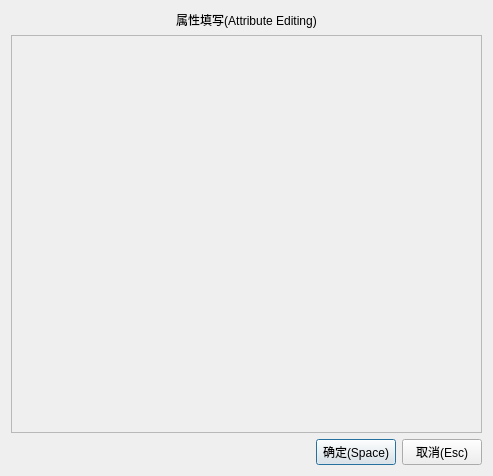
<?xml version="1.0" encoding="UTF-8"?>
<ui version="4.0">
 <class>attrEditDialog</class>
 <widget class="QDialog" name="attrEditDialog">
  <property name="geometry">
   <rect>
    <x>0</x>
    <y>0</y>
    <width>493</width>
    <height>476</height>
   </rect>
  </property>
  <property name="windowTitle">
   <string>Mapping</string>
  </property>
  <property name="windowIcon">
   <iconset resource="../../yoyirs.qrc">
    <normaloff>:/img/resources/logo.png</normaloff>:/img/resources/logo.png</iconset>
  </property>
  <layout class="QVBoxLayout" name="verticalLayout">
   <item>
    <widget class="SubtitleLabel" name="SubtitleLabel">
     <property name="text">
      <string>属性填写(Attribute Editing)</string>
     </property>
     <property name="alignment">
      <set>Qt::AlignCenter</set>
     </property>
    </widget>
   </item>
   <item>
    <widget class="QScrollArea" name="shpSingleRenderScrollArea">
     <property name="widgetResizable">
      <bool>true</bool>
     </property>
     <widget class="QWidget" name="ScrollAreaWidget">
      <property name="geometry">
       <rect>
        <x>0</x>
        <y>0</y>
        <width>473</width>
        <height>380</height>
       </rect>
      </property>
      <layout class="QVBoxLayout" name="verticalLayout_2"/>
     </widget>
    </widget>
   </item>
   <item>
    <layout class="QHBoxLayout" name="horizontalLayout">
     <item>
      <spacer name="horizontalSpacer">
       <property name="orientation">
        <enum>Qt::Horizontal</enum>
       </property>
       <property name="sizeHint" stdset="0">
        <size>
         <width>40</width>
         <height>20</height>
        </size>
       </property>
      </spacer>
     </item>
     <item>
      <widget class="PushButton" name="okPushButton">
       <property name="text">
        <string>确定(Space)</string>
       </property>
       <property name="shortcut">
        <string>Space</string>
       </property>
      </widget>
     </item>
     <item>
      <widget class="PushButton" name="cancelPushButton">
       <property name="text">
        <string>取消(Esc)</string>
       </property>
       <property name="shortcut">
        <string>Ctrl+S</string>
       </property>
      </widget>
     </item>
    </layout>
   </item>
  </layout>
 </widget>
 <customwidgets>
  <customwidget>
   <class>PushButton</class>
   <extends>QPushButton</extends>
   <header>qfluentwidgets</header>
  </customwidget>
  <customwidget>
   <class>SubtitleLabel</class>
   <extends>QLabel</extends>
   <header>qfluentwidgets</header>
  </customwidget>
 </customwidgets>
 <resources>
  <include location="../../yoyirs.qrc"/>
 </resources>
 <connections/>
</ui>
